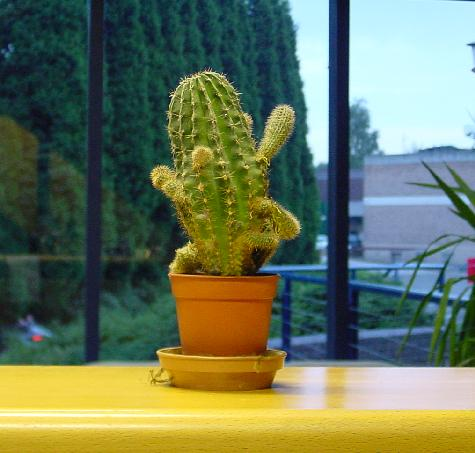
%> input picture task_sheet_1/cactus1.jpg, 475 x 453 px; the run also reads 1 picture not shown here
$ octave task_sheet_1_updated.m   (GNU Octave 9; MATLAB toolbox functions it lacks are replaced by stand-ins)
%> lines starting %> are read from the running program, lines starting %| are printed output that depends on the picture
% task sheet 1
% Chloe Gowling 03/10/17

clear all; close all; clc;

% Question1

r = [1,0;0,0];% says where to put a red
g = [0,1;0,0];
b = [0,0;1,0];

% stack1 = cat(1,r,g,b); % first index selcts which dimension to add in , this one puits arrays in a column
% stack2 = cat(2,r,g,b);% row
stack3 = cat(3,r,g,b);% stacks them in the third dimension

figure(1)
image(stack3);

%Question 2

img = [1,2;3,4];% dark to light
cmap = [1,0,0;0,1,0;0,0,1;1,1,1]; % tells the image what colours to assign to each pixel?? /block
%         r     g    b    white
figure(2)
image(img);
colormap(cmap);

% Question 3 colour map with 256 shades
greys = linspace(0,1,256);
colormapGrey = [greys',greys',greys']; % better way of saying this ??

shades = [1:256];
figure(3)
image(shades);
colormap(colormapGrey)

% Question 4
% truecolour, indexed image and greyscale
% cactus 1 is a jpeg truecolour 33kb
% cactus 2 is a png  indexed image 117kb
%cactus 3 is greyscale jpg
%%
figure(4)
subplot(2,2,1)
c1 = imread('cactus1.jpg');
%> c1 is the input picture: size 453x475x3 uint8; mean R, G, B 105.9, 118.7, 91.4
imshow(c1);

subplot(2,2,2)
[c2,map] = imread('cactus2.png');
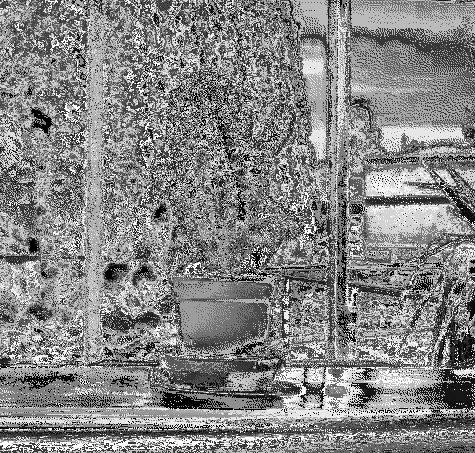
%> c2: size 453x475 uint8; min 0, max 255, mean 132.8
%> map = 256 rows, first 12: [0.0627 0.0745 0.0941; 0.969 0.843 0.216; 0.565 0.616 0.239; 0.62 0.0588 0.271; 0.384 0.478 0.051; 0.196 0.333 0.051; 0.922 0.847 0.408; 0.443 0.624 0.82; 0.0902 0.196 0.0118; 0.51 0.196 0.0196; 0.918 0.855 0.494; 0.447 0.49 0.2]
imshow(c2,map);
% doesnt like putting indexed image in subplot ?? may be a version thign
% try on uni computer
subplot(2,2,3)
c3 = imread('cactus3.jpg');
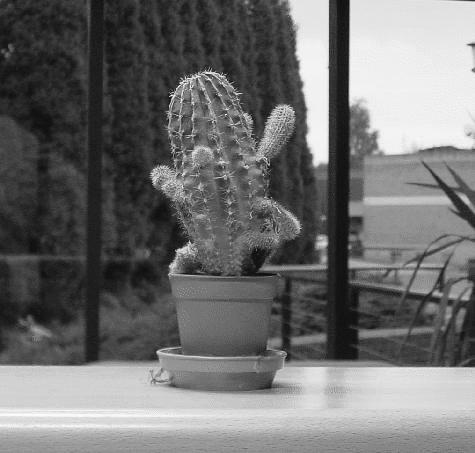
%> input picture task_sheet_1/cactus3.jpg, 475 x 453 px
%> c3 is the input picture: size 453x475 uint8; min 2, max 255, mean 111.3
imshow(c3);
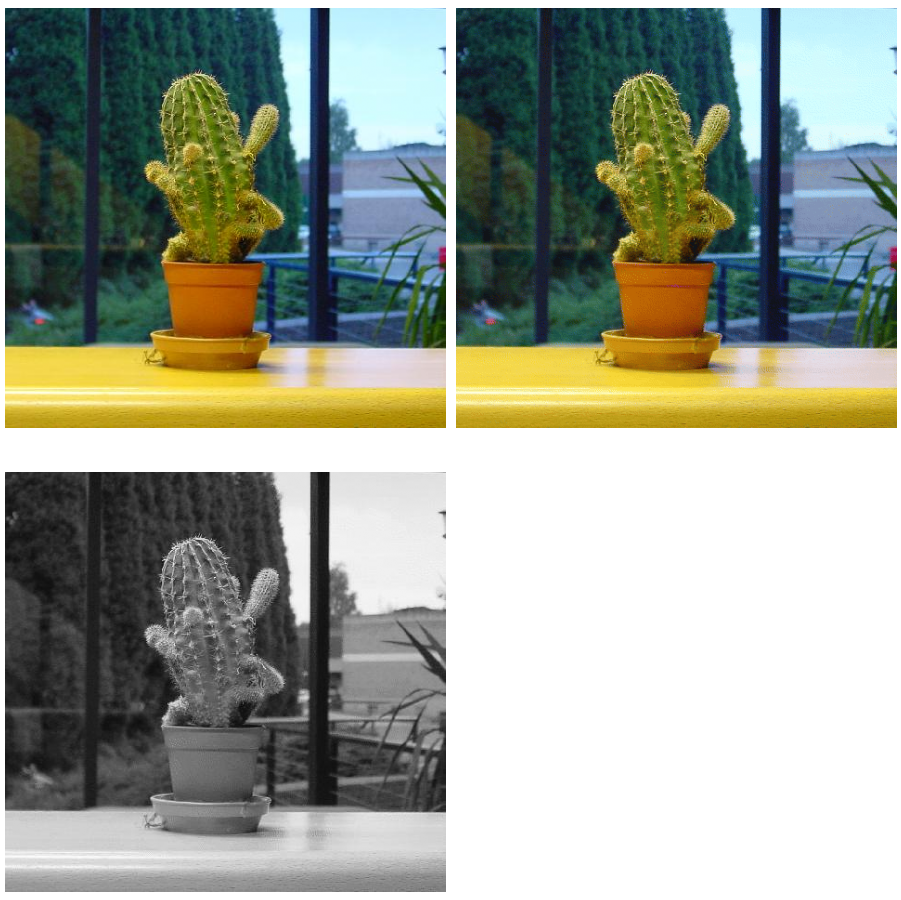
%> figure redrawn from the program's plot data, 3 panels

figure(5)
[counts,binLocations] = imhist(c3);
%> counts = 256 values, max 2648 at index 241, min 0 at index 1, mean 840.5; binLocations = 256 values from 0 to 255
y = cumsum(counts); % this is an array of the cumalative sum each is height ...
%> y = 256 values from 0 to 215175
... of each bin
%x = linspace(0,256,100)';
bar(y)
xlabel('greysacle value')
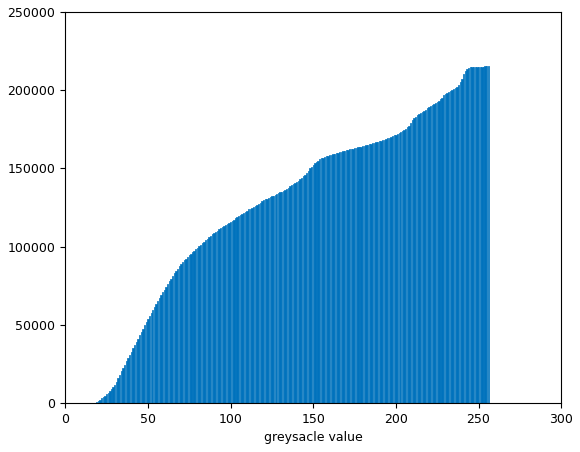
%> figure redrawn from the program's plot data; tallest bar 215175 high, from x = 255.6 to 256.4
